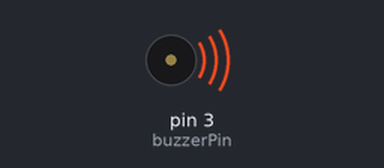
This sketch was run on a simulated Arduino Uno, built with avr-gcc and run on an emulated ATmega328P. Shown: buzzer (waves = sounding).

Above: at 0.2 s.
At 1.7 s:
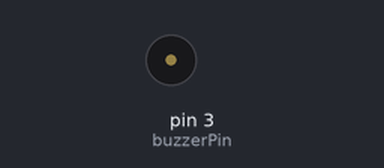
Timing chart, 0 to 3.0 s (numbered marks = the images above):
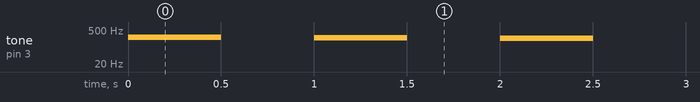

The sketch:

simple_buzzer-2.ino
```cpp
/** Más información en: http://nrikee.com/wordpress/hardware/arduino/buzzer-de-3-patas */

const int buzzerPin =  3;		// Número del pin donde está el buzzer
long tono = 250;			      // Tono 1

void setup() {
  pinMode(buzzerPin, OUTPUT);      	// Marca el buzzerPin como pin de salida.
}

void loop()
{
   tone ( 3, tono, 500 );		// emite el tono con el número "tono" durante medio segundo
   delay ( 1000 );

   if ( tono > 50 )
   	tono -= 10;
   else if( tono < 230 )
   	tono +=5;
}
```

Measured:
- by itself, tone on pin 3 (buzzerPin): plays 250 Hz for 0.50 s, 240 Hz for 0.50 s, 230 Hz for 0.50 s, 220 Hz for 0.50 s, 210 Hz for 0.50 s, 200 Hz for 0.50 s … (130 notes in this stretch)
